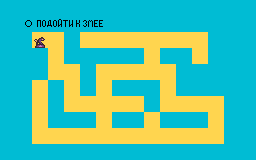

The image is a tile-based game level rendered from a .tmx file. Its description and complete source (layers, tilesets, objects, tile grids) follow:
An orthogonal 16x10 tile map with 16x16 px tiles, 3 tile layers (water, dessert, snake), 4 tilesets and 25 objects.

<map version="1.10" tiledversion="1.10.2" orientation="orthogonal" renderorder="right-down" width="16" height="10" tilewidth="16" tileheight="16" infinite="0" nextlayerid="5" nextobjectid="28">
 <tileset firstgid="1" source="SuperPrince.tsx" />
 <tileset firstgid="129" source="dessert2.tsx" />
 <tileset firstgid="145" source="water.tsx" />
 <tileset firstgid="146" source="task.tsx" />
 <layer id="3" name="water" width="16" height="10">
  <data encoding="csv">
145,145,145,145,145,145,145,145,145,145,145,145,145,145,145,145,
145,145,145,145,145,145,145,145,145,145,145,145,145,145,145,145,
145,145,145,145,145,145,145,145,145,145,145,145,145,145,145,145,
145,145,145,145,145,145,145,145,145,145,145,145,145,145,145,145,
145,145,145,145,145,145,145,145,145,145,145,145,145,145,145,145,
145,145,145,145,145,145,145,145,145,145,145,145,145,145,145,145,
145,145,145,145,145,145,145,145,145,145,145,145,145,145,145,145,
145,145,145,145,145,145,145,145,145,145,145,145,145,145,145,145,
145,145,145,145,145,145,145,145,145,145,145,145,145,145,145,145,
145,145,145,145,145,145,145,145,145,145,145,145,145,145,145,145
</data>
 </layer>
 <layer id="2" name="dessert" width="16" height="10">
  <data encoding="csv">
0,0,0,0,0,0,0,0,0,0,0,0,0,0,0,0,
0,0,0,0,0,0,0,0,0,0,0,0,0,0,0,0,
0,0,134,134,0,134,134,134,134,134,134,134,134,0,0,0,
0,0,0,134,0,0,0,0,0,134,0,0,134,0,0,0,
0,0,0,134,134,0,134,134,134,134,134,0,0,0,0,0,
0,0,134,0,134,0,134,0,0,0,134,0,0,0,0,0,
0,0,134,0,134,134,134,134,134,0,134,134,134,134,0,0,
0,0,134,0,0,0,134,0,0,134,0,0,0,134,0,0,
0,0,134,134,134,134,134,134,134,134,134,134,134,134,0,0,
0,0,0,0,0,0,0,0,0,0,0,0,0,0,0,0
</data>
 </layer>
 <layer id="1" name="snake" width="16" height="10">
  <data encoding="csv">
0,0,0,0,0,0,0,0,0,0,0,0,0,0,0,0,
0,37,151,152,153,154,155,0,0,0,0,0,0,0,0,0,
0,0,2147483684,0,0,0,0,0,0,0,0,0,0,0,0,0,
0,0,0,0,0,0,0,0,0,0,0,0,0,0,0,0,
0,0,0,0,0,0,0,0,0,0,0,0,0,0,0,0,
0,0,0,0,0,0,0,0,0,0,0,0,0,0,0,0,
0,0,0,0,0,0,0,0,0,0,0,0,0,0,0,0,
0,0,0,0,0,0,0,0,0,0,0,0,0,0,0,0,
0,0,0,0,0,0,0,0,0,0,0,0,0,0,0,0,
0,0,0,0,0,0,0,0,0,0,0,0,0,0,0,0
</data>
 </layer>
 <objectgroup id="4" name="abc">
  <object id="1" x="0" y="0" width="256" height="32" />
  <object id="2" x="0" y="32" width="32" height="128" />
  <object id="3" x="32" y="144" width="224" height="16" />
  <object id="5" x="0" y="0" width="256" height="32" />
  <object id="6" x="0" y="32" width="32" height="128" />
  <object id="7" x="32" y="144" width="224" height="16" />
  <object id="8" x="0" y="0" width="256" height="32" />
  <object id="9" x="0" y="32" width="32" height="128" />
  <object id="10" x="0" y="0" width="256" height="32" />
  <object id="11" x="208" y="32" width="48" height="64" />
  <object id="12" x="224" y="96" width="32" height="48" />
  <object id="13" x="224" y="64" width="32" height="32" />
  <object id="14" x="64" y="32" width="16" height="32" />
  <object id="15" x="80" y="48" width="64" height="16" />
  <object id="16" x="80" y="64" width="16" height="32" />
  <object id="17" x="32" y="48" width="16" height="32" />
  <object id="18" x="48" y="80" width="16" height="48" />
  <object id="19" x="64" y="112" width="32" height="16" />
  <object id="20" x="112" y="112" width="32" height="16" />
  <object id="21" x="112" y="80" width="48" height="16" />
  <object id="22" x="144" y="96" width="16" height="16" />
  <object id="23" x="160" y="112" width="48" height="16" />
  <object id="24" x="160" y="48" width="32" height="16" />
  <object id="25" x="176.463" y="64.591" width="31.5374" height="31.409" />
  <object id="27" x="208" y="32" width="48" height="64" />
 </objectgroup>
</map>
